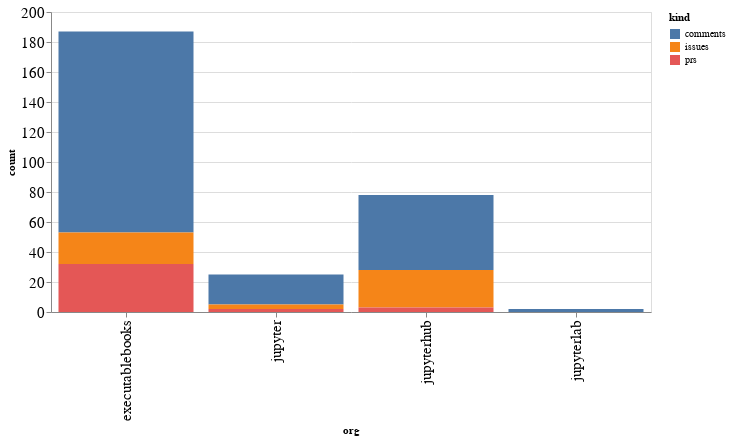

Source (notebook cell):
### Code cell
alt.Chart(org_summaries, width=600).mark_bar().encode(
    x='org',
    y='count',
    color='kind',
    tooltip="org"
)

### Figure 1 — Vega-Lite specification as saved in the notebook (floating-point values rounded to 4 significant figures)
{"config": {"axisLeft": {"labelFontSize": 15}, "axisBottom": {"labelFontSize": 15}}, "data": {"name": "data-3b8c77852b50f6c019f498c14418bb2d"}, "mark": "bar", "encoding": {"color": {"type": "nominal", "field": "kind"}, "tooltip": {"type": "nominal", "field": "org"}, "x": {"type": "nominal", "field": "org"}, "y": {"type": "quantitative", "field": "count"}}, "width": 600, "$schema": "https://vega.github.io/schema/vega-lite/v4.8.1.json", "datasets": {"data-3b8c77852b50f6c019f498c14418bb2d": [{"org": "executablebooks", "kind": "comments", "count": 134}, {"org": "executablebooks", "kind": "issues", "count": 21}, {"org": "executablebooks", "kind": "prs", "count": 32}, {"org": "jupyter", "kind": "comments", "count": 20}, {"org": "jupyter", "kind": "issues", "count": 3}, {"org": "jupyter", "kind": "prs", "count": 2}, {"org": "jupyterhub", "kind": "comments", "count": 50}, {"org": "jupyterhub", "kind": "issues", "count": 25}, {"org": "jupyterhub", "kind": "prs", "count": 3}, {"org": "jupyterlab", "kind": "comments", "count": 2}]}}
